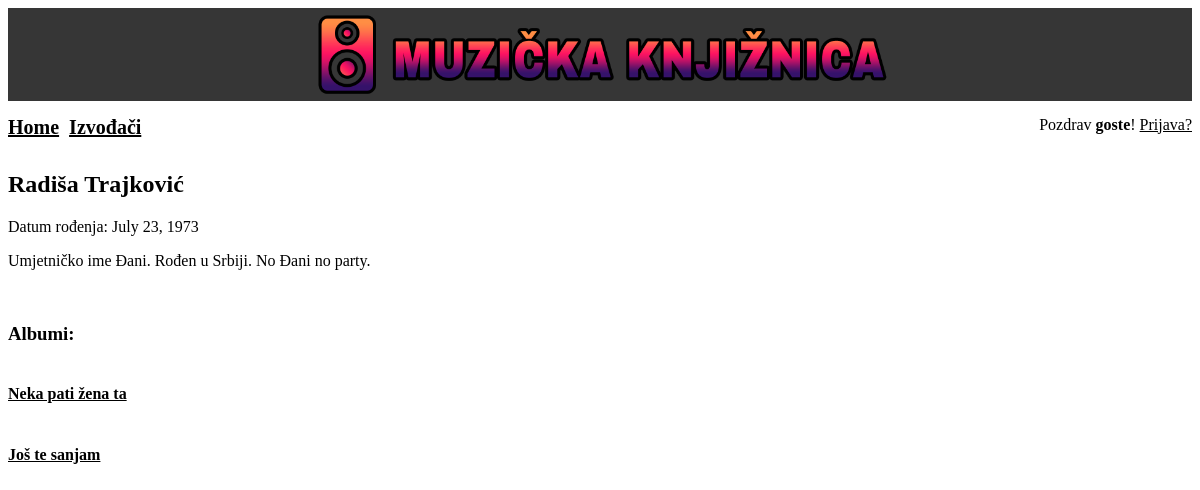
The app's page /izvodaci/Trajković with its own data.
### main/models.py (models this page shows, shortened)
class Album(models.Model):
    naziv_albuma=models.CharField(max_length=50)
    izvodac=models.ForeignKey(Izvodac, on_delete=models.CASCADE)
    godina_izdavanja_albuma=models.CharField(max_length=4)
    dodatne_informacije_albuma=models.CharField(max_length=100, blank=True)

class Izvodac(models.Model):
    izvodac_ime=models.CharField(max_length=50)
    izvodac_prezime=models.CharField(max_length=50)
    datum_rođenja=models.DateField()
    dodatne_informacije_izvodaca=models.CharField(max_length=100, blank=True)
    def __str__(self):
        return self.izvodac_prezime

### main/views.py (the view)
# urls.py: path('izvodaci/<izvodaci>', AlbumList.as_view()),
class AlbumList(ListView):
    template_name = 'main/album_list.html'
    def get_queryset(self):
        self.izvodac = get_object_or_404(Izvodac, izvodac_prezime=self.kwargs['izvodaci'])
        return Album.objects.filter(izvodac=self.izvodac)

### templates/main/album_list.html (shortened to what this page needs)
{% extends "base_generic.html" %}
{% block content %}
<br>
{% for album in object_list %}
    {% if forloop.first %}
        <div class="album">
            <h2> {{album.izvodac.izvodac_ime}} {{album.izvodac.izvodac_prezime}} </h2>
            <p>Datum rođenja: {{ album.izvodac.datum_rođenja }}</p>
            <p>{{ album.izvodac.dodatne_informacije_izvodaca }}</p>
        </div>
        <br>
    {% endif %}
{% endfor %}
<h3>Albumi:</h3>
{% for album in object_list %}
    <div class="album">
        <h4 class="gumbi"><a href="/izvodaci/{{ album.izvodac }}/{{ album.naziv_albuma }}">{{ album.naziv_albuma }}</a> </h4>
    </div>
{% endfor %}
{% endblock %}

### main/static/css/style.css (style rules this page uses)
a { color: black; }
.gumbi { display: inline-block; }

### records on screen
Album: izvodac.izvodac_ime "Radiša", izvodac.izvodac_prezime "Trajković", izvodac.datum_rođenja "July 23, 1973", izvodac.dodatne_informacije_izvodaca "Umjetničko ime Đani. Rođen u Srbiji. No Đani no party.", naziv_albuma "Neka pati žena ta"
Album: naziv_albuma "Još te sanjam"
